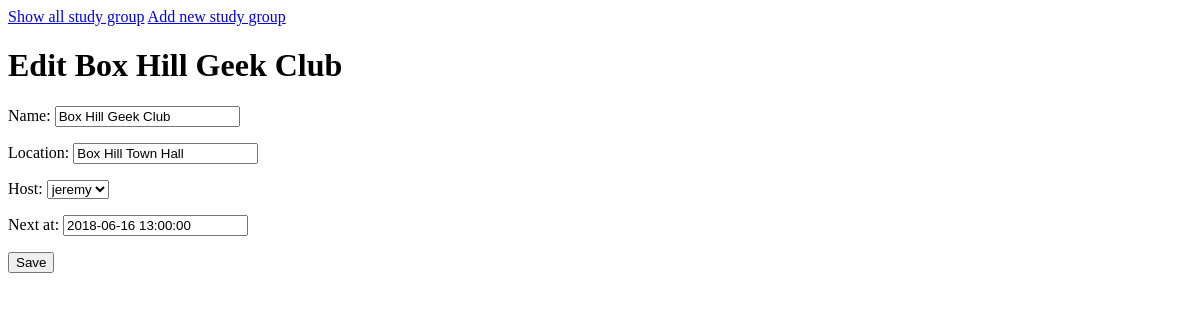
Page /courses/groups/update/6/ on the earlier database version.
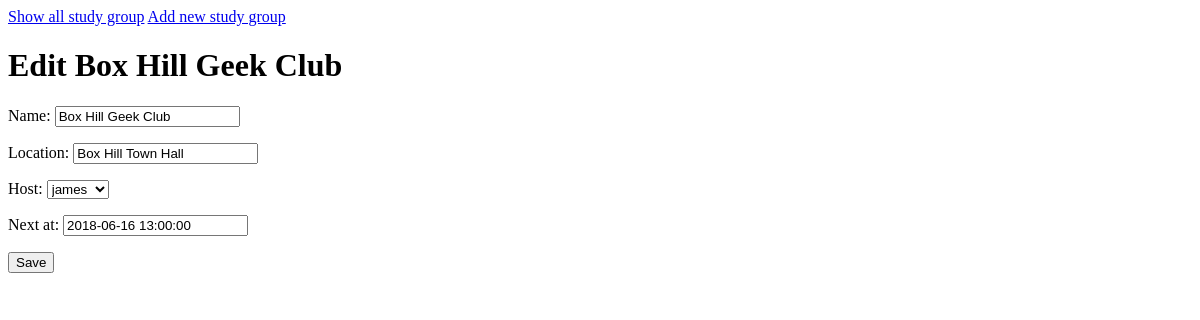
Same page on the later database version.
### courses/models.py (models this page shows, shortened)
class StudyGroup(models.Model):
    name = models.CharField(max_length=255)
    location = models.CharField(max_length=255)
    next_at = models.DateTimeField()
    host = models.ForeignKey(User, on_delete=models.CASCADE)

### courses/views.py (the view)
class StudyGroupUpdateView(UpdateView):
    model = StudyGroup
    fields = ["name", "location", "host", "next_at"]

### courses/templates/courses/studygroup_form.html (shortened to what this page needs)
{% extends "courses/base.html" %}
{% block content %}
<h1>
    {% if not form.instance.pk %} Register your study group
    {% else %} Edit {{ form.instance.name }}
    {% endif %}
</h1>
<form method="post">
    {{ form.as_p }}
    <input type="submit" class="btn btn-primary" value="Save">
</form>
{% endblock %}

Differences in the rows shown:
changed StudyGroup "Box Hill Geek Club": host "jeremy" → "james"
